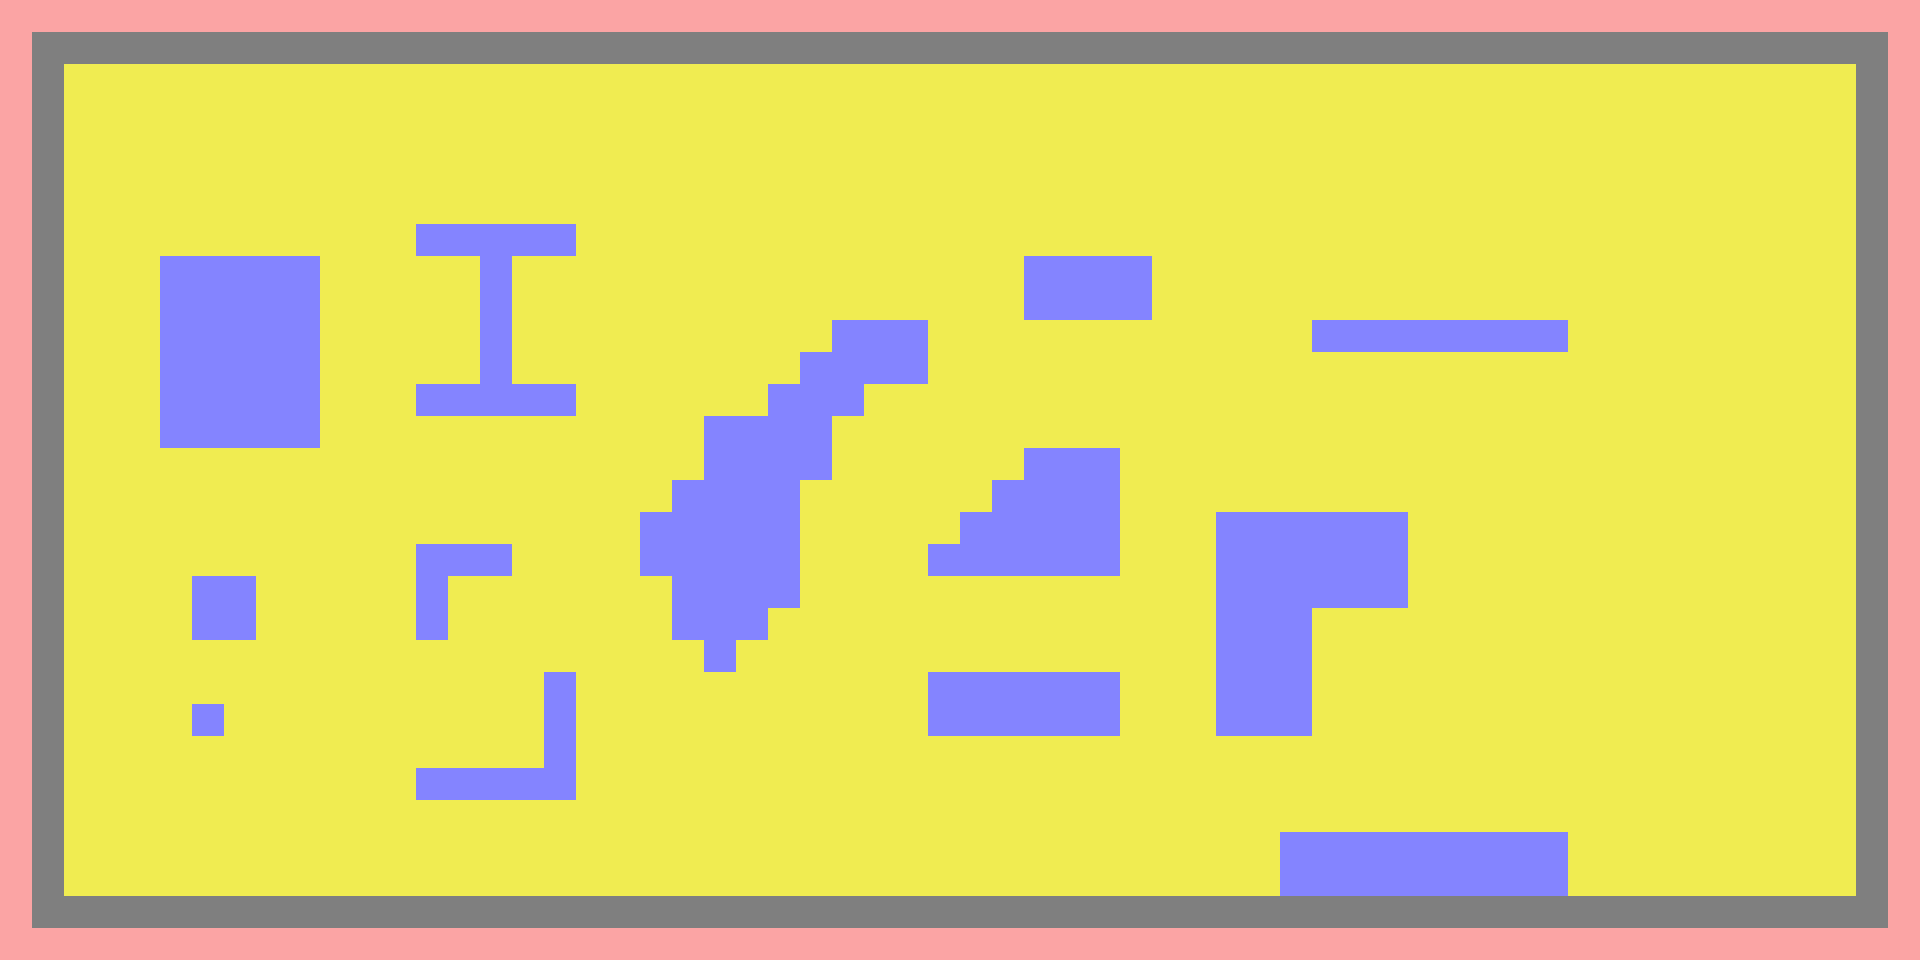

Rendered tile map (Tiled .tmx) drawn with the repository's tilesets; below, a short description and the map source with its tile grids summarised:
An orthogonal 60x30 tile map with 32x32 px tiles, 1 tile layer (Tile Layer 1).

<map version="1.0" tiledversion="1.0.2" orientation="orthogonal" renderorder="right-down" width="60" height="30" tilewidth="32" tileheight="32" nextobjectid="8">
 <tileset firstgid="1" source="test-tileset.tsx" />
 <layer name="Tile Layer 1" width="60" height="30">
  <data>[1800 cells, 1800 non-empty, 4 distinct tile ids]</data>
 </layer>
</map>
